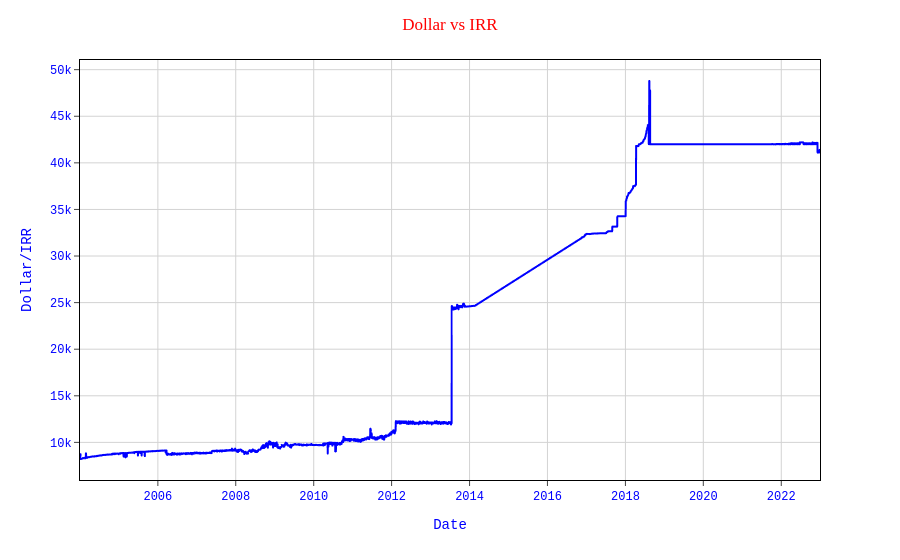

Notebook source saved alongside this figure:
### Code cell
plt.figure(figsize=(12,10),dpi=200)
plot = px.line(x=df_IRR['Date'], y=df_IRR['IRR=X'])
plot.update_traces(line_color='#0000ff', line_width=2)
plot.update_layout(
    plot_bgcolor='white',
    title="Dollar vs IRR",
    title_x=0.5,
    xaxis_title="Date",
    yaxis_title="Dollar/IRR",
    font_family="Courier New",
    font_color="blue",
    title_font_family="Times New Roman",
    title_font_color="red",
)
plot.update_xaxes(
    mirror=True,
    ticks='outside',
    showline=True,
    linecolor='black',
    gridcolor='lightgrey'
)
plot.update_yaxes(
    mirror=True,
    ticks='outside',
    showline=True,
    linecolor='black',
    gridcolor='lightgrey'
)


plt.tight_layout()
plot.show();

### Figure 1 — Plotly figure (JSON) as saved in the notebook; plotly's stock layout.template omitted (floating-point values rounded to 4 significant figures; data arrays with more than 128 entries replaced by an {"elided": "..."} marker saying what was removed)
{"data": [{"hovertemplate": "x=%{x}<br>y=%{y}<extra></extra>", "legendgroup": "", "line": {"color": "#0000ff", "dash": "solid", "width": 2}, "marker": {"symbol": "circle"}, "mode": "lines", "name": "", "showlegend": false, "type": "scattergl", "x": {"elided": "4133 str values"}, "xaxis": "x", "y": {"elided": "4133 float values"}, "yaxis": "y"}], "layout": {"font": {"color": "blue", "family": "Courier New"}, "legend": {"tracegroupgap": 0}, "margin": {"t": 60}, "plot_bgcolor": "white", "title": {"font": {"color": "red", "family": "Times New Roman"}, "text": "Dollar vs IRR", "x": 0.5}, "xaxis": {"anchor": "y", "domain": [0, 1], "gridcolor": "lightgrey", "linecolor": "black", "mirror": true, "showline": true, "ticks": "outside", "title": {"text": "Date"}}, "yaxis": {"anchor": "x", "domain": [0, 1], "gridcolor": "lightgrey", "linecolor": "black", "mirror": true, "showline": true, "ticks": "outside", "title": {"text": "Dollar/IRR"}}}}
